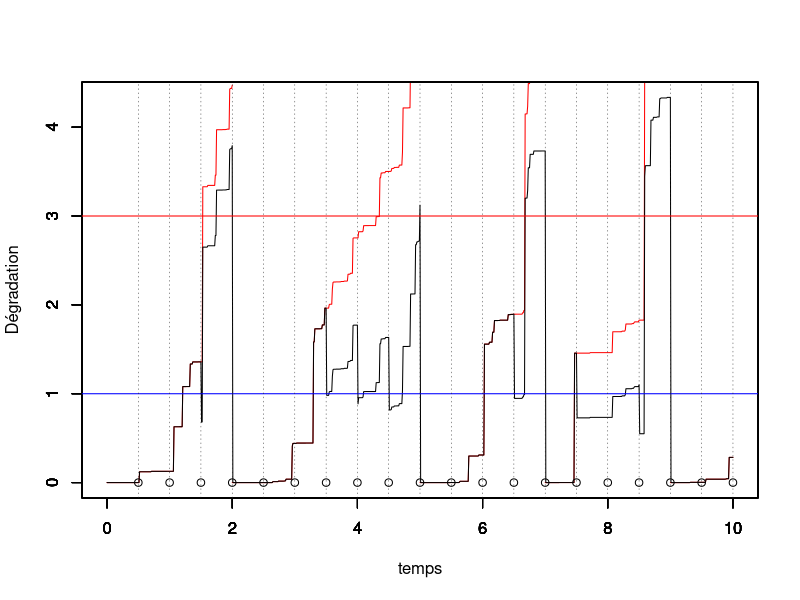

This figure's R source:
rm(list=ls())
library(ggplot2)
library(tidyverse)

##################
##################
### PARAMETRES ###
##################
##################

set.seed(123)

tau <- 0.5 # intervalle inter-inspection
rho <- 0.5 # parametre ARDinf
L <- 1 # seuil pour MP
M <- 3 # seuil pout MC
tps.final <- 10 # fenêtre d'observation du processus

# Simulation d'un processus gamma jusqu'au temps final
pas <- 0.01 # pas de temps pour simuler le processus

alpha <- 0.8 # paramètre de forme de Gamma a = alpha (t)^beta
beta <- 2 # paramètre de forme  de Gamma
b <- 1   # paramètre d'échelle du Gamma
temps <- seq(from = 0,to = tps.final,by = pas)

id.newcycle <- FALSE # Initialisation du nb de cycle de renouvellement


n <- length(temps)

nb.inspections<- floor(tps.final/tau) # nombre d'inspections max pendant la fenêtre d'observation.
obs <- numeric(nb.inspections) # données observées (pendant les inspections)

##############################
##############################
### SIMULATION DES DONNEES ###
##############################
##############################

j <- 1 # indicateur prochaine inspection
j.newcycle <- 0 # identifier le j où nouveau cycle
nb.cycles <- 1 # compteur de cycles

x <- matrix(nrow=nb.inspections,ncol = n) # processus Gamma simulé, nb.lignes = nb.cycles
x[nb.cycles,1] <- 0     # initialisation du processus Gamma = 0 à t=0
for(i in 2:n){
  x[nb.cycles,i] <- x[nb.cycles,i-1] + rgamma(1,scale = b, shape = alpha*(temps[i]^beta-temps[i-1]^beta))
}
y=numeric(n) # processus Gamma maintenu
y.tilde=numeric(n) # processus Gamma maintenu

y[1]<-0
y.tilde[1]<-0
 
while (j<=nb.inspections) {
  # boucle sur un cycle de renouvellement
  if (id.newcycle){
    # on resimule un x depuis 0
    x[nb.cycles,1]  <- 0     # initialisation du processus Gamma = 0 à t=0
    for(i in 2:n){
      x[nb.cycles,i]  <- x[nb.cycles,i-1] + rgamma(1,scale = b, shape = alpha*(temps[i]^beta-temps[i-1]^beta))
    }
    id.newcycle <- FALSE
  }
  
  y.tilde[((j-1)*tau/pas+2):(j*(tau/pas)+1)]<-y[((j-1)*tau/pas+2):(j*(tau/pas)+1)]<-y[(j-1)*tau/pas+1]+ x[nb.cycles,((j-j.newcycle-1)*tau/pas+2):((j-j.newcycle)*(tau/pas)+1)]- x[nb.cycles,(j-j.newcycle-1)*tau/pas+1]
  
  obs[j] <- y[j*tau/pas+1] # état dégradation à l'inspection (t_j^-)
  
  if (obs[j] < L) {
    print("no action")
  } else {
    if (obs[j]<M) {
      # on écrase (ARD infini)
      y[j*tau/pas+1] <- (1-rho)*y[j*tau/pas+1] 
    } else {
      y[j*tau/pas+1]<-0
      id.newcycle <- TRUE
      j.newcycle <- j
      nb.cycles <- nb.cycles+1
    }
  }
  j <- j+1
}

##################
##################
### GRAPHIQUES ###  
##################
##################

DeltaImperf <- ((L <= obs) & (obs < M))
DeltaPerf <- (obs >= M)

temps.cycle<-c(0,tau*which(obs>M),tps.final)
indice.temps.cycle <- c(1,tau/pas*(which(obs>M))+1,length(temps))


temps.cycle<-c(0,tau*which(obs>M),tps.final)
indice.temps.cycle <- c(1,tau/pas*(which(obs>M))+1,length(temps))


for (k in 1:nb.cycles){
  plot(temps[indice.temps.cycle[k]:indice.temps.cycle[k+1]],x[k,1:(indice.temps.cycle[k+1]-indice.temps.cycle[k]+1)],col="red",type="l",ylim = c(0,max(y.tilde)),xlim = c(0,tps.final),xlab="",ylab="")
  par(new=T)
}

plot(temps,y.tilde,type="l",ylim=c(0,max(y.tilde)),xlim = c(0,tps.final),ylab="",xlab="")


par(new=T)
plot(tau*(1:nb.inspections),numeric(length = nb.inspections),ylim=c(0,max(y.tilde)),type="p",xlim = c(0,tps.final),xlab = "temps",ylab="Dégradation")
abline(h=L,col="blue")
abline(h=M,col="red")
abline(v=tau*(1:nb.inspections), lty =3, col = grey(0.1), lwd = 0.45)


##################
##################
### ESTIMATION ###
##################
##################

obs <- c(0,obs)
Obs <- list()

idx <- which(DeltaPerf)
idx.start <- c(0,idx)
idx.end <- c(idx,nb.inspections)

for (i in 1:nb.cycles) {
  nb <- idx.end[i] - idx.start[i] +1
  aux_tps <- tau*(0:(idx.end[i] - idx.start[i]))
  aux_obs <- obs[1 + idx.start[i]:idx.end[i]]
  aux_obs[1] <- 0
  action <- vector(mode = "logical", length = nb)
  action[aux_obs >= L] <- TRUE 
  action[nb] <- FALSE
  Obs[[i]] <- data.frame(aux_tps, aux_obs, action)
  colnames(Obs[[i]]) <- c("tps", "obs", "action")
}
if (nrow(Obs[[nb.cycles]])==1) {
  Obs <- Obs[-nb.cycles]
  nb.cycles <- nb.cycles - 1
}

AccrObs <- data.frame()
for (i in 1:nb.cycles) {
  nb <- nrow(Obs[[i]])
  tps1 <- Obs[[i]]$tps[1:(nb-1)]
  tps2 <- Obs[[i]]$tps[2:nb]
  accr <- vector(mode = "numeric", length = nb-1)
  for (j in 2:nb) {
    if (!Obs[[i]]$action[j]) {
      accr[j-1] <- Obs[[i]]$obs[j] - Obs[[i]]$obs[j-1]
    } else {
      accr[j-1] <- Obs[[i]]$obs[j] - (1-rho)*Obs[[i]]$obs[j-1]
    }
  }
  aux <- data.frame(tps1, tps2, accr)
  AccrObs <- rbind(AccrObs, aux)
}

Log.Lik <- function(parms) {
  # Parameters
  alpha <- parms[1]
  beta <- parms[2]
  b <- parms[3]
  rho <- parms[4]
  # Pseudo-observations
  AccrObs <- data.frame()
  for (i in 1:nb.cycles) {
    nb <- nrow(Obs[[i]])
    tps1 <- Obs[[i]]$tps[1:(nb-1)]
    tps2 <- Obs[[i]]$tps[2:nb]
    accr <- vector(mode = "numeric", length = nb-1)
    for (j in 2:nb) {
      if (!Obs[[i]]$action[j-1]) {
        accr[j-1] <- Obs[[i]]$obs[j] - Obs[[i]]$obs[j-1]
      } else {
        accr[j-1] <- Obs[[i]]$obs[j] - (1-rho)*Obs[[i]]$obs[j-1]
      }
    }
    aux <- data.frame(tps1, tps2, accr)
    AccrObs <- rbind(AccrObs, aux)
  }
  # Computation of the likelihood
  nb.acc <- nrow(AccrObs)
  res <- vector(mode = "numeric", length = nb.acc)
  for (i in 1:nb.acc) {
    res[i] <- dgamma(x = AccrObs$accr[i], shape = alpha*AccrObs$tps2[i]^beta - alpha*AccrObs$tps1[i]^beta, scale = b, log = TRUE)
  }
  return(-sum(res))
}


Eff <- NULL
for (i in 1:nb.cycles) {
  idx <- which(Obs[[i]]$action)
  if (length(idx)>0) {
    for (j in idx) {
      Eff <- c(Eff, (Obs[[i]]$obs[j] - Obs[[i]]$obs[j+1])/Obs[[i]]$obs[j])
    }    
  }
}
rho.guess <- max(0,max(Eff))

parms <- c(alpha, beta, b, rho)
parms <- c(alpha, 1, b, rho.guess)
# optim(par = parms, fn = Log.Lik, method = "SANN")
# optim(par = parms, fn = Log.Lik, method = "L-BFGS-B", lower = rep(1e-1, 4), upper = c(2,2,2,1))
